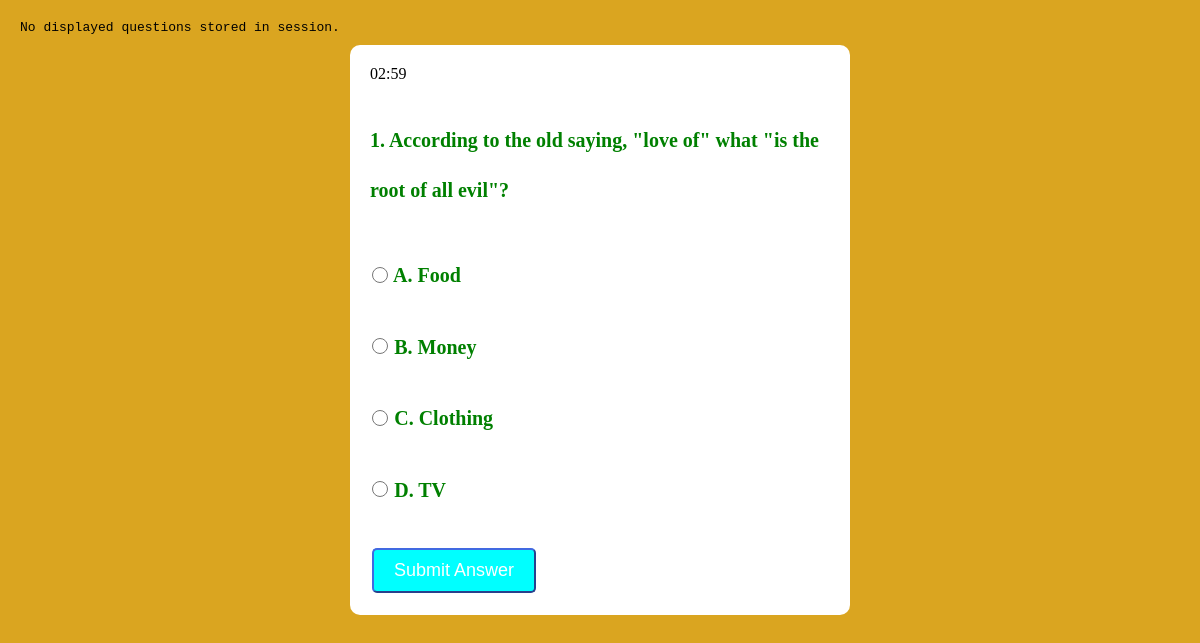
The app's page /tomaraoExaminations/students/tomaraoQuestionnaire.php?eid=298cac114f255f66fdfe5f23dcee2d7164ca4577 (signed in) with its own data.
### tables this page shows
CREATE TABLE `questions` (
  `eid` varchar(255) NOT NULL,
  `qid` varchar(255) NOT NULL,
  `qns` varchar(255) NOT NULL,
  `ch1` varchar(1000) NOT NULL,
  `ch2` varchar(1000) NOT NULL,
  `ch3` varchar(1000) NOT NULL,
  `ch4` varchar(1000) NOT NULL,
  `sn` varchar(255) NOT NULL
);

### tomaraoExaminations/students/tomaraoQuestionnaire.php (the view, shortened to what this page needs)
<?php
include_once "../php/tomaraoConnection.php";
include('../php/questionnaire.php');
?>
<!DOCTYPE html>
<html lang="en">
<head>
    <link rel="stylesheet" href="../css/tomaraoStyles.css">
</head>
<body>
    <div class="main-container">
        <div class="container">
            <p id="time" data-time="<?= $timeSeconds ?>"><?= $formattedTime ?></p>
            <form action="" method="POST" id="questionForm">
                <h2 class="mt"><?= $page ?>. <?= $questionData['qns'] ?></h2>
                <div class="inputGroup">
                    <label><input type="radio" class="inputRadio" name="answer" value="a" required> A.
                        <?= $questionData['ch1'] ?></label>
                </div>
                <div class="inputGroup">
                    <label><input type="radio" class="inputRadio" name="answer" value="b"> B.
                        <?= $questionData['ch2'] ?></label>
                </div>
                <div class="inputGroup">
                    <label><input type="radio" class="inputRadio" name="answer" value="c"> C.
                        <?= $questionData['ch3'] ?></label>
                </div>
                <div class="inputGroup">
                    <label><input type="radio" class="inputRadio" name="answer" value="d"> D.
                        <?= $questionData['ch4'] ?></label>
                </div>
                <button type="submit" class="tomaraoSignup mt" name="submit_answer">Submit Answer</button>
            </form>
        </div>
    </div>
</body>
</html>

### records on screen
questions: qns "According to the old saying, \"love of\" what \"is the root of all evil\"?", ch1 "Food", ch2 "Money", ch3 "Clothing", ch4 "TV"

### other values on screen
$page "1"
